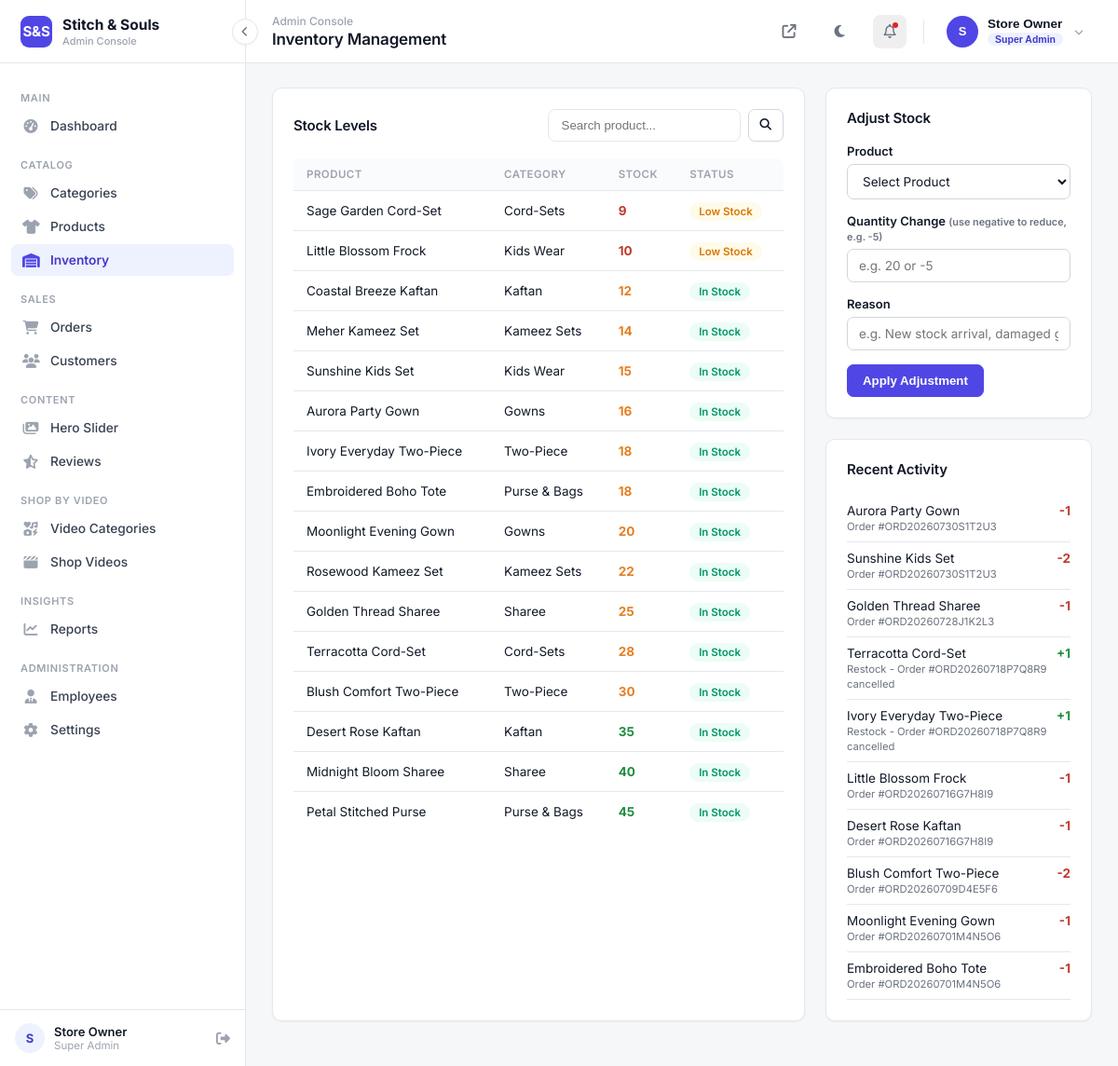
Screenshot of /admin/inventory.php (signed in) with the database file from the repository.
### tables this page shows
CREATE TABLE `products` (
  `id` INT(11) NOT NULL AUTO_INCREMENT,
  `category_id` INT(11) NOT NULL,
  `name` VARCHAR(200) NOT NULL,
  `description` TEXT DEFAULT NULL,
  `price` DECIMAL(10,2) NOT NULL DEFAULT 0.00,
  `discount_price` DECIMAL(10,2) DEFAULT NULL,
  `cost_price` DECIMAL(10,2) DEFAULT NULL,
  `sku` VARCHAR(60) DEFAULT NULL,
  `stock` INT(11) NOT NULL DEFAULT 0,
  `image` VARCHAR(255) DEFAULT NULL,
  `gallery` TEXT DEFAULT NULL,
  `size_options` VARCHAR(255) DEFAULT NULL,
  `size_chart` TEXT DEFAULT NULL COMMENT 'JSON map of size -> {chest,waist,hip} measurements, set per-product from the admin form',
  `color_options` VARCHAR(255) DEFAULT NULL,
  `featured` TINYINT(1) DEFAULT 0,
  `is_bestseller` TINYINT(1) DEFAULT 0,
  `is_flash_sale` TINYINT(1) DEFAULT 0,
  `flash_sale_end` DATETIME DEFAULT NULL,
  `status` ENUM('active','inactive') DEFAULT 'active',
  `created_by` INT(11) DEFAULT NULL COMMENT 'Employee who added this product',
  `created_at` DATETIME DEFAULT CURRENT_TIMESTAMP,
  `updated_at` DATETIME DEFAULT CURRENT_TIMESTAMP ON UPDATE CURRENT_TIMESTAMP,
  PRIMARY KEY (`id`),
  KEY `category_id` (`category_id`),
  KEY `created_by` (`created_by`),
  CONSTRAINT `fk_product_category` FOREIGN KEY (`category_id`) REFERENCES `categories`(`id`) ON DELETE CASCADE,
  CONSTRAINT `fk_product_employee` FOREIGN KEY (`created_by`) REFERENCES `employees`(`id`) ON DELETE SET NULL
);

CREATE TABLE `categories` (
  `id` INT(11) NOT NULL AUTO_INCREMENT,
  `name` VARCHAR(120) NOT NULL,
  `description` TEXT DEFAULT NULL,
  `image` VARCHAR(255) DEFAULT NULL,
  `status` ENUM('active','inactive') DEFAULT 'active',
  `created_at` DATETIME DEFAULT CURRENT_TIMESTAMP,
  PRIMARY KEY (`id`)
);

CREATE TABLE `inventory_logs` (
  `id` INT(11) NOT NULL AUTO_INCREMENT,
  `product_id` INT(11) NOT NULL,
  `change_qty` INT(11) NOT NULL,
  `reason` VARCHAR(255) DEFAULT NULL,
  `employee_id` INT(11) DEFAULT NULL,
  `created_at` DATETIME DEFAULT CURRENT_TIMESTAMP,
  PRIMARY KEY (`id`),
  KEY `product_id` (`product_id`),
  CONSTRAINT `fk_log_product` FOREIGN KEY (`product_id`) REFERENCES `products`(`id`) ON DELETE CASCADE
);

### config/config.php (called while the page is built, shortened)
<?php
require_once __DIR__ . '/database.php';
require_once __DIR__ . '/../includes/functions.php';
$siteSettings = [];
try {
    $stmt = $pdo->query("SELECT setting_key, setting_value FROM site_settings");
    foreach ($stmt->fetchAll() as $row) {
        $siteSettings[$row['setting_key']] = $row['setting_value'];
    }
} catch (Exception $e) {
}

### admin/includes/admin_bootstrap.php (called while the page is built, shortened)
<?php
require_once __DIR__ . '/../../config/config.php';

### includes/functions.php (called while the page is built, shortened)
<?php
function sanitize($str) {
    return htmlspecialchars(trim($str ?? ''), ENT_QUOTES, 'UTF-8');
}

### admin/inventory.php (the view, shortened to what this page needs)
<?php
require_once __DIR__ . '/includes/admin_bootstrap.php';
$search = sanitize($_GET['search'] ?? '');
$where = "p.status = 'active'";
$params = [];
$stmt = $pdo->prepare("SELECT p.*, c.name AS category_name FROM products p JOIN categories c ON c.id=p.category_id WHERE $where ORDER BY p.stock ASC");
$stmt->execute($params);
$products = $stmt->fetchAll();
$recentLogs = $pdo->query("SELECT l.*, p.name AS product_name, e.name AS employee_name
    FROM inventory_logs l JOIN products p ON p.id = l.product_id
    LEFT JOIN employees e ON e.id = l.employee_id
    ORDER BY l.created_at DESC LIMIT 10")->fetchAll();
require_once __DIR__ . '/includes/admin_header.php';
?>
<div class="grid-2">
    <div class="panel">
        <div class="panel-header">
            <h3>Stock Levels</h3>
            <form method="get" style="display:flex;gap:8px;">
                <input type="text" name="search" placeholder="Search product..." value="<?= sanitize($search) ?>" style="padding:9px 14px;border:1px solid var(--a-border);border-radius:8px;">
                <button type="submit" class="btn btn-outline btn-sm"><i class="fa-solid fa-magnifying-glass"></i></button>
            </form>
        </div>
        <div class="table-wrap">
            <table class="admin-table">
                <thead><tr><th>Product</th><th>Category</th><th>Stock</th><th>Status</th></tr></thead>
                <tbody>
                <?php foreach ($products as $p): ?>
                    <tr>
                        <td><?= sanitize($p['name']) ?></td>
                        <td><?= sanitize($p['category_name']) ?></td>
                        <td style="font-weight:700;color:<?= $p['stock'] <= 10 ? '#c0392b' : ($p['stock'] <= 30 ? '#e67e22' : '#1e8e3e') ?>;"><?= (int)$p['stock'] ?></td>
                        <td>
                            <?php if ($p['stock'] <= 0): ?>
                                <span class="status-badge status-inactive">Out of Stock</span>
                            <?php elseif ($p['stock'] <= 10): ?>
                                <span class="status-badge status-pending">Low Stock</span>
                            <?php else: ?>
                                <span class="status-badge status-active">In Stock</span>
                            <?php endif; ?>
                        </td>
                    </tr>
                <?php endforeach; ?>
                </tbody>
            </table>
        </div>
    </div>
    <div>
        <div class="panel">
            <div class="panel-header"><h3>Adjust Stock</h3></div>
            <form method="post" action="inventory.php">
                <div class="form-group">
                    <label>Product</label>
                    <select name="product_id" required>
                        <option value="">Select Product</option>
                    </select>
                </div>
                <div class="form-group">
                    <label>Quantity Change <small style="color:var(--a-text-light);">(use negative to reduce, e.g. -5)</small></label>
                    <input type="number" name="change_qty" required placeholder="e.g. 20 or -5">
                </div>
                <div class="form-group">
                    <label>Reason</label>
                    <input type="text" name="reason" placeholder="e.g. New stock arrival, damaged goods">
                </div>
                <button type="submit" class="btn btn-block">Apply Adjustment</button>
            </form>
        </div>
        <div class="panel">
            <div class="panel-header"><h3>Recent Activity</h3></div>
            <?php foreach ($recentLogs as $log): ?>
            <div style="display:flex;justify-content:space-between;padding:9px 0;border-bottom:1px solid var(--a-border);font-size:13.5px;">
                <div>
                    <?= sanitize($log['product_name']) ?><br>
                    <small style="color:var(--a-text-light);"><?= sanitize($log['reason']) ?> <?= $log['employee_name'] ? '· ' . sanitize($log['employee_name']) : '' ?></small>
                </div>
                <span style="font-weight:700;color:<?= $log['change_qty'] > 0 ? '#1e8e3e' : '#c0392b' ?>;"><?= $log['change_qty'] > 0 ? '+' : '' ?><?= (int)$log['change_qty'] ?></span>
            </div>
            <?php endforeach; ?>
        </div>
    </div>
</div>
<?php require_once __DIR__ . '/includes/admin_footer.php'; ?>

### assets/css/admin.css (style rules this page uses)
:root { --a-bg: #F6F7F9; --a-surface: #FFFFFF; --a-border: #E5E7EB; --a-border-strong: #D1D5DB; --a-text: #111827; --a-text-light: #6B7280; --a-text-faint: #9CA3AF; --a-primary: #4F46E5; --a-primary-dark: #4338CA; --a-primary-light: #EEF2FF; --a-success: #059669; --a-success-bg: #ECFDF5; --a-danger: #DC2626; --a-danger-bg: #FEF2F2; --a-warning: #D97706; --a-warning-bg: #FFFBEB; --a-info: #2563EB; --a-info-bg: #EFF6FF; --a-sidebar-bg: #FFFFFF; --a-sidebar-w: 264px; --radius: 10px; --radius-sm: 7px; --shadow-sm: 0 1px 2px rgba(16, 24, 40, 0.05); --shadow-md: 0 4px 10px rgba(16, 24, 40, 0.06), 0 1px 3px rgba(16,24,40,.06); --transition: 0.2s cubic-bezier(.4,0,.2,1); }
* { margin: 0; padding: 0; box-sizing: border-box; }
body { font-family: 'Inter', -apple-system, BlinkMacSystemFont, 'Segoe UI', sans-serif; background: var(--a-bg); color: var(--a-text); font-size: 14px; -webkit-font-smoothing: antialiased; }
h1,h2,h3,h4 { font-family: inherit; font-weight: 600; letter-spacing: -0.01em; }
.panel { background: var(--a-surface); border-radius: var(--radius); border: 1px solid var(--a-border); box-shadow: var(--shadow-sm); padding: 22px; margin-bottom: 22px; max-width: 100%; overflow: hidden; }
.panel-header { display: flex; justify-content: space-between; align-items: center; margin-bottom: 18px; flex-wrap: wrap; gap: 10px; }
.panel-header h3 { font-size: 15px; font-weight: 600; color: var(--a-text); }
.grid-2 { display: grid; grid-template-columns: 2fr 1fr; gap: 22px; }
.table-wrap { overflow-x: auto; max-width: 100%; }
table.admin-table { width: 100%; border-collapse: collapse; }
table.admin-table th { text-align: left; font-size: 11.5px; text-transform: uppercase; letter-spacing: .04em; font-weight: 600; color: var(--a-text-faint); padding: 10px 14px; border-bottom: 1px solid var(--a-border); background: #FAFBFC; }
table.admin-table th:first-child { border-top-left-radius: 8px; }
table.admin-table th:last-child { border-top-right-radius: 8px; }
table.admin-table td { padding: 13px 14px; border-bottom: 1px solid var(--a-border); font-size: 13.5px; vertical-align: middle; color: var(--a-text); }
table.admin-table tr:last-child td { border-bottom: none; }
.btn { display: inline-flex; align-items: center; gap: 7px; padding: 9px 16px; background: var(--a-primary); color: #fff; border: 1px solid var(--a-primary); border-radius: var(--radius-sm); font-weight: 600; font-size: 13.25px; transition: all var(--transition); cursor: pointer; }
.btn-outline { background: var(--a-surface); border: 1px solid var(--a-border-strong); color: var(--a-text); }
.btn-sm { padding: 6px 12px; font-size: 12.5px; }
.form-group { margin-bottom: 15px; }
.form-group label { display: block; font-size: 13px; font-weight: 600; margin-bottom: 6px; color: var(--a-text); }
.form-group input, .form-group select, .form-group textarea { width: 100%; padding: 9px 12px; border: 1px solid var(--a-border-strong); border-radius: var(--radius-sm); font-family: inherit; font-size: 13.5px; color: var(--a-text); background: #fff; transition: border-color var(--transition); }
.status-badge { padding: 3px 10px; border-radius: 20px; font-size: 11.5px; font-weight: 600; text-transform: capitalize; }
.status-pending { background: var(--a-warning-bg); color: var(--a-warning); }
.status-active { background: var(--a-success-bg); color: var(--a-success); }

### rows the page displays
products: name "Sage Garden Cord-Set", category.name "Cord-Sets", stock "9", shows "Low Stock"
products: name "Little Blossom Frock", category.name "Kids Wear", stock "10", shows "Low Stock"
products: name "Coastal Breeze Kaftan", category.name "Kaftan", stock "12", shows "In Stock"
products: name "Meher Kameez Set", category.name "Kameez Sets", stock "14", shows "In Stock"
products: name "Sunshine Kids Set", category.name "Kids Wear", stock "15", shows "In Stock"
products: name "Aurora Party Gown", category.name "Gowns", stock "16", shows "In Stock"
products: name "Ivory Everyday Two-Piece", category.name "Two-Piece", stock "18", shows "In Stock"
products: name "Embroidered Boho Tote", category.name "Purse & Bags", stock "18", shows "In Stock"
products: name "Moonlight Evening Gown", category.name "Gowns", stock "20", shows "In Stock"
products: name "Rosewood Kameez Set", category.name "Kameez Sets", stock "22", shows "In Stock"
products: name "Golden Thread Sharee", category.name "Sharee", stock "25", shows "In Stock"
products: name "Terracotta Cord-Set", category.name "Cord-Sets", stock "28", shows "In Stock"
products: name "Blush Comfort Two-Piece", category.name "Two-Piece", stock "30", shows "In Stock"
products: name "Desert Rose Kaftan", category.name "Kaftan", stock "35", shows "In Stock"
products: name "Midnight Bloom Sharee", category.name "Sharee", stock "40", shows "In Stock"
products: name "Petal Stitched Purse", category.name "Purse & Bags", stock "45", shows "In Stock"
inventory_logs: product.name "Aurora Party Gown", reason "Order #ORD20260730S1T2U3", change_qty "-1"
inventory_logs: product.name "Sunshine Kids Set", reason "Order #ORD20260730S1T2U3", change_qty "-2"
inventory_logs: product.name "Golden Thread Sharee", reason "Order #ORD20260728J1K2L3", change_qty "-1"
inventory_logs: product.name "Terracotta Cord-Set", reason "Restock - Order #ORD20260718P7Q8R9 cancelled", change_qty "1"
inventory_logs: product.name "Ivory Everyday Two-Piece", reason "Restock - Order #ORD20260718P7Q8R9 cancelled", change_qty "1"
inventory_logs: product.name "Little Blossom Frock", reason "Order #ORD20260716G7H8I9", change_qty "-1"
inventory_logs: product.name "Desert Rose Kaftan", reason "Order #ORD20260716G7H8I9", change_qty "-1"
inventory_logs: product.name "Blush Comfort Two-Piece", reason "Order #ORD20260709D4E5F6", change_qty "-2"
inventory_logs: product.name "Moonlight Evening Gown", reason "Order #ORD20260701M4N5O6", change_qty "-1"
inventory_logs: product.name "Embroidered Boho Tote", reason "Order #ORD20260701M4N5O6", change_qty "-1"

### other values shown
setting('site_name', 'Stitch & Souls') "Stitch & Souls"
$initials "S"
$_SESSION['employee_name'] "Store Owner"
$pageTitle "Inventory Management"
substr($_SESSION['employee_name'], 0, 1) "S"
